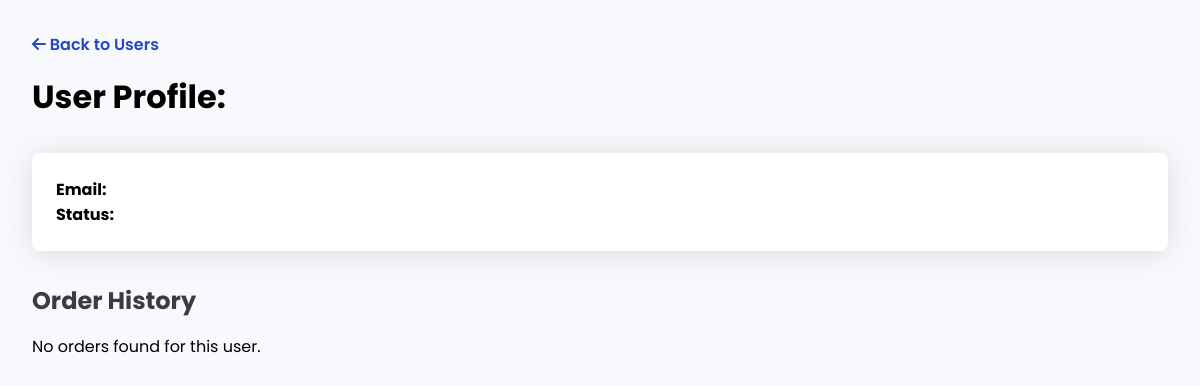
Page /super-admin/user-history/5 (signed in) on the earlier database version.
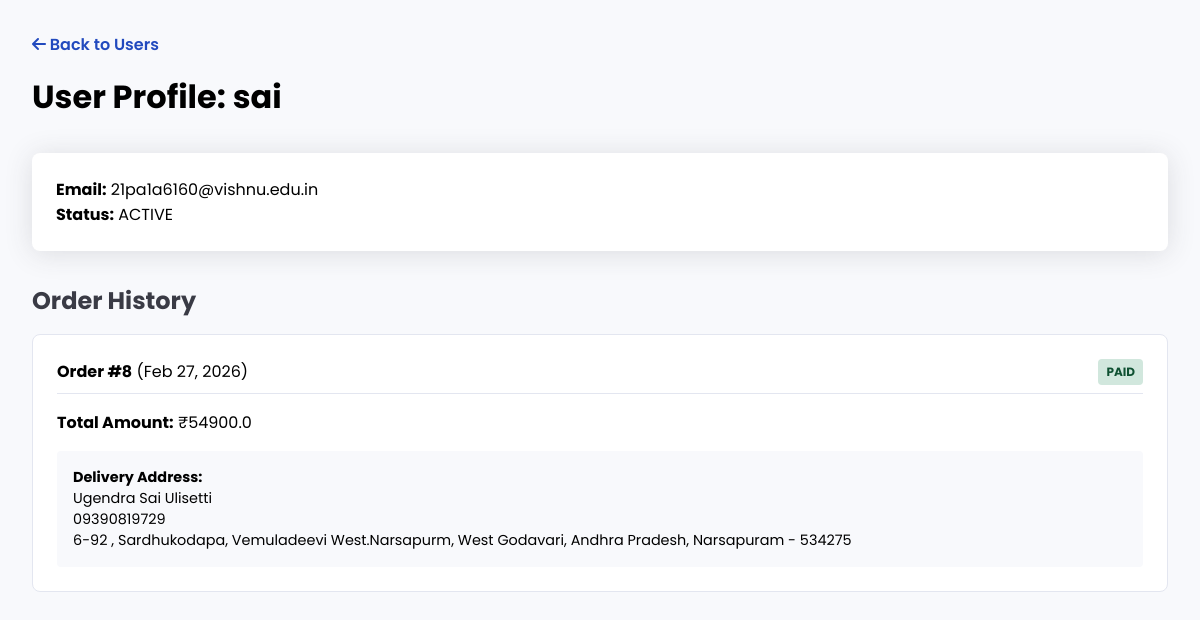
Same page on the later database version.
### tables this page shows
CREATE TABLE users (
        user_id INTEGER PRIMARY KEY AUTOINCREMENT,
        name TEXT NOT NULL,
        email TEXT UNIQUE NOT NULL,
        password TEXT NOT NULL
    , status TEXT DEFAULT 'active');

CREATE TABLE orders (
        order_id INTEGER PRIMARY KEY AUTOINCREMENT,
        user_id INTEGER,
        razorpay_order_id TEXT,
        razorpay_payment_id TEXT,
        amount REAL,
        payment_status TEXT,
        created_at DATETIME DEFAULT CURRENT_TIMESTAMP, address TEXT,
        FOREIGN KEY (user_id) REFERENCES users (user_id)
    );

### app.py (the view)
@app.route('/super-admin/user-history/<int:id>')
@super_admin_required
def user_history(id):
    conn = get_db_connection()
    cursor = conn.cursor()
    cursor.execute("SELECT * FROM users WHERE user_id=?", (id,))
    user = cursor.fetchone()
    cursor.execute("SELECT * FROM orders WHERE user_id=? ORDER BY created_at DESC", (id,))
    orders = cursor.fetchall()
    cursor.close()
    conn.close()
    return render_template("super_admin/user_history.html", user=user, orders=orders)

### app.py (called while the page is built)
def get_db_connection():
    conn = sqlite3.connect(config.DB_PATH)
    conn.row_factory = sqlite3.Row
    return conn

@app.template_filter('strftime')
def strftime_filter(date_str, format='%b %d, %Y'):
    if not date_str:
        return ""
    if isinstance(date_str, str):
        try:
            from datetime import datetime
            dt = datetime.strptime(date_str, '%Y-%m-%d %H:%M:%S')
            return dt.strftime(format)
        except Exception:
            return date_str
    return date_str.strftime(format)

def super_admin_required(f):
    from functools import wraps
    @wraps(f)
    def decorated_function(*args, **kwargs):
        if 'super_id' not in session:
            return redirect('/admin-secure-access-xk9')
        return f(*args, **kwargs)
    return decorated_function

### templates/super_admin/user_history.html (shortened to what this page needs)
<!DOCTYPE html>
<html lang="en">
<head>
    <link rel="stylesheet" href="https://cdnjs.cloudflare.com/ajax/libs/font-awesome/6.4.0/css/all.min.css">
</head>
<body>
    <div class="container">
        <div class="header">
            <a href="/super-admin/users" style="text-decoration:none; color:var(--primary-color); font-weight:600;"><i
                    class="fas fa-arrow-left"></i> Back to Users</a>
            <h1 style="margin-top:1rem;">User Profile: {{ user.name }}</h1>
        </div>
        <div class="info-card">
            <p><strong>Email:</strong> {{ user.email }}</p>
            <p><strong>Status:</strong> {{ user.status | upper }}</p>
        </div>
        <h2 style="margin-bottom:1rem; color:#3a3b45;">Order History</h2>
        {% for order in orders %}
        <div class="order-card">
            <div class="order-header">
                <span><strong>Order #{{ order.order_id }}</strong> ({{ order.created_at | strftime }})</span>
                <span class="badge">{{ order.payment_status | upper }}</span>
            </div>
            <p><strong>Total Amount:</strong> ₹{{ order.amount }}</p>
            <div class="address-box">
                <p><strong>Delivery Address:</strong></p>
                <div style="white-space: pre-line;">{{ order.address }}</div>
            </div>
        </div>
        {% else %}
        <p>No orders found for this user.</p>
        {% endfor %}
    </div>
</body>
</html>

Differences in the rows shown:
added users: name "sai", email "21pa1a6160@vishnu.edu.in", status "ACTIVE"
added orders: order_id "8", created_at|strftime "Feb 27, 2026", payment_status "PAID", amount "54900.0", address "Ugendra Sai Ulisetti 09390819729 6-92 , Sardhukodapa, Vemuladeevi West.Narsapurm, West Godavari, Andhra Pradesh, Narsapuram - 534275"
Other differences:
text no longer shown: "No orders found for this user."
